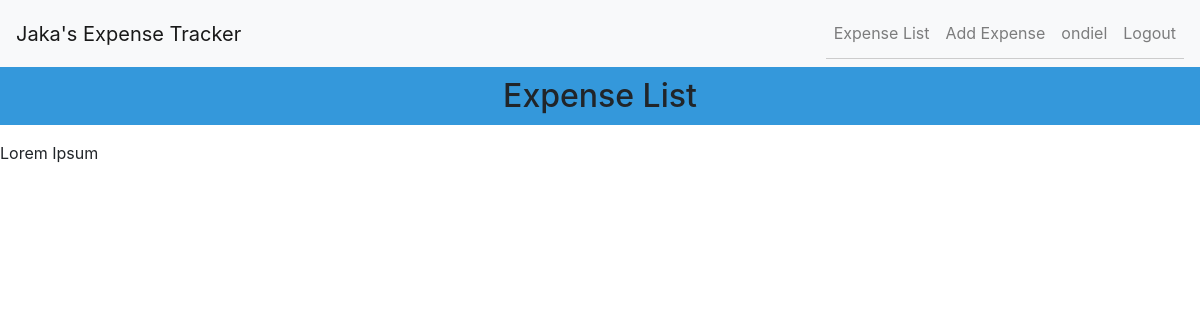
Before: /expense/ (signed in) with the older database file.
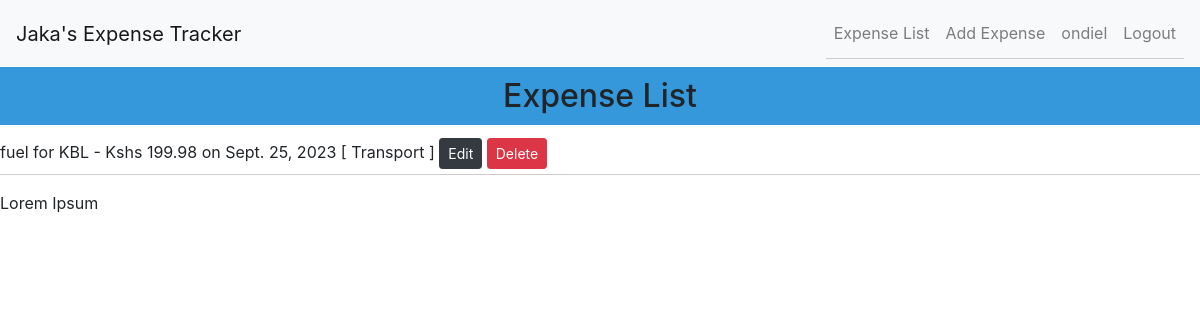
After: the same page with the newer database file.
### tracker/models.py (models this page shows, shortened)
class Expense(models.Model):
    user = models.ForeignKey(User, on_delete=models.CASCADE)
    date = models.DateField()
    description = models.CharField(max_length=200)
    amount = models.DecimalField(max_digits=10, decimal_places=2)
    category = models.ForeignKey(
        Category, on_delete=models.SET_NULL, null=True, blank=True)

class Category(models.Model):
    name = models.CharField(max_length=100)
    def __str__(self):
        return self.name

### tracker/views.py (the view)
# urls.py: path('expense/', expense_list, name="expense_list"),
@login_required
def expense_list(request):
    expenses = Expense.objects.filter(user=request.user)
    return render(request, 'tracker/expense_list.html', {'expenses': expenses})

### tracker/templates/tracker/expense_list.html
{% extends 'base.html' %} {% block content %}
<h2>Expense List</h2>
<ul>
	{% for expense in expenses %}
	<li>
		{{ expense.description }} - Kshs {{ expense.amount }} on {{ expense.date }}
		[ {{ expense.category }} ]
		{% if user.is_authenticated %}
		<a href="{% url 'edit_expense' expense.id %}" class="btn btn-dark btn-sm"
			>Edit</a
		>
		<a
			href="{% url 'delete_expense' expense.id %}"
			class="btn btn-danger btn-sm"
			>Delete</a
		>
		{% endif %}
	</li>
	{% endfor %}
</ul>
<p>Lorem Ipsum</p>
{% endblock content %}

### tracker/templates/base.html (shortened to what this page needs)
{% load static %}
<!DOCTYPE html>
<html lang="en">
	<head>
		<link rel="stylesheet" href="{% static 'css/styles.css' %}" />
		<link
			rel="stylesheet"
			href="https://cdn.jsdelivr.net/npm/bootstrap@4.0.0/dist/css/bootstrap.min.css"
		/>
	</head>
	<body>
		{% include 'navbar.html' %} {% block content %} {% endblock content %}
	</body>
</html>

### tracker/templates/navbar.html (shortened to what this page needs)
<nav class="navbar navbar-expand-lg navbar-light bg-light">
	<a class="navbar-brand" href="{% url 'home' %}"> Jaka's Expense Tracker</a>
	<div class="collapse navbar-collapse" id="navbarNav">
		<ul class="navbar-nav ml-auto">
			{% if user.is_authenticated %}
			<li class="nav-item">
				<a class="nav-link" href="{% url 'expense_list' %}">Expense List</a>
			</li>
			<li class="nav-item">
				<a class="nav-link" href="{% url 'add_expense' %}">Add Expense</a>
			</li>
			<li class="nav-item">
				<a class="nav-link" href="#"> {{ user.username }} </a>
			</li>
			<li class="nav-item">
				<a class="nav-link" href="{% url 'logout' %}">Logout</a>
			</li>
			{% endif %}
		</ul>
	</div>
</nav>

### static/css/styles.css (style rules this page uses)
h2 { text-align: center; background-color: #3498db; color: #fff; padding: 10px; }
ul { list-style-type: none; padding: 0; }
li { padding: 5px 0; border-bottom: 1px solid #ccc; }
.btn-danger { background-color: #e74c3c; color: #fff; padding: 5px 10px; border: none; border-radius: 5px; cursor: pointer; }

Changed rows visible on the page:
added Expense: description "fuel for KBL", amount "199.98", date "Sept. 25, 2023", category "Transport"
